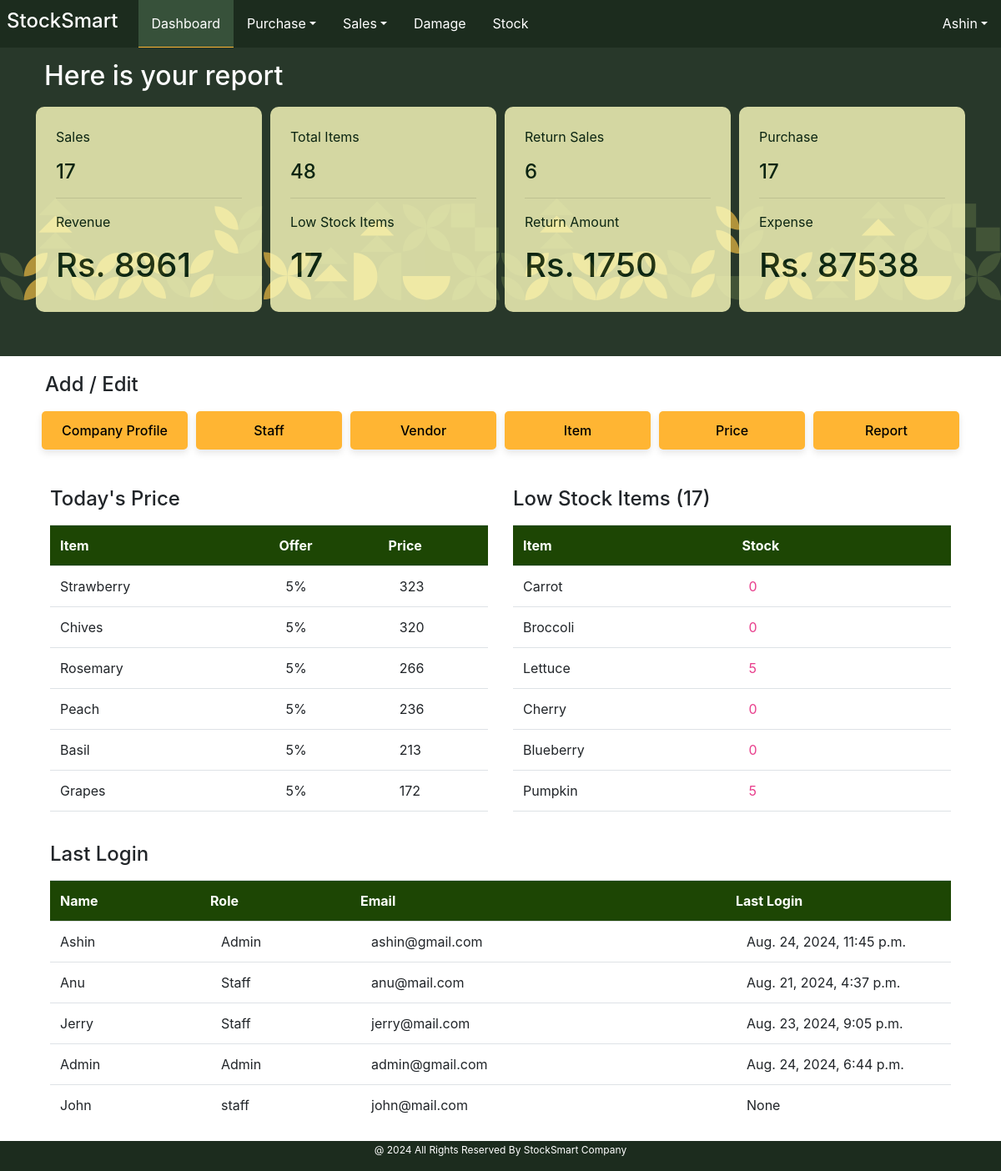
The page /index/ (signed in) on the database its author committed.
### User/models.py (models this page shows)
class User(AbstractUser):
    MY_ROLES =[
        ('Admin','Admin'),
        ('Staff','Staff'),
    ]
    role = models.CharField(max_length=50, choices=MY_ROLES)

### Core/models.py (models this page shows, shortened)
class priceTable(models.Model):
    pt_item = models.OneToOneField(itemTable, on_delete=models.CASCADE)
    pt_sellingPrice = models.DecimalField(max_digits=10, decimal_places=2, null=True, blank=True, default=0)
    pt_tax = models.PositiveIntegerField(null=True, blank=True, default=0)
    pt_offer = models.PositiveIntegerField(null=True, blank=True, default=0)
    pt_timestamp = models.DateTimeField(auto_now_add=True)

class itemTable(models.Model):
    UNIT_CHOICES = [
        ('Kilogram', 'Kg'),
        ('Pieces', 'Pcs'),
    ]
    CATEGORY_CHOICE = [
        ('Vegetables', 'Veg'),
        ('Fruits', 'Fru'),
    ]
    item_name = models.CharField(max_length=50, null=True, blank=True, unique=True)
    item_category = models.CharField(max_length=50, choices=CATEGORY_CHOICE)
    item_unit = models.CharField(max_length=15, choices=UNIT_CHOICES)

### User/views.py (the view)
# urls.py: path('index/', views.index, name="index"),
@login_required
@admin_required
def index(request):
    if request.user.role == "Admin":
        base_template = 'user/Index.html'
    elif request.user.role == "Staff":
        base_template = 'user/staff_index.html'
    else:
        base_template = 'user/trial_success.html'
    low_stock_count, item_count, category_count = product_details()
    sorted_items = todays_offer()
    low_stock_list = lowstock_list()
    active_user_list = user_activity()
    purchaseSum, purchaseNo = purchase_overview()
    salesSum, salesNo, salesReturnSum, salesReturnNo = sales_overview()
    context ={
        'base_template': base_template,
        'user': request.user,
        'low_stock_list': low_stock_list,
        'low_stock_count':low_stock_count,
        'item_count':item_count,
        'category_count':category_count,
        'sorted_items':sorted_items,
        'active_user_list':active_user_list,
        'purchaseSum':purchaseSum,
        'purchaseNo':purchaseNo,
        'salesSum': salesSum,
        'salesNo': purchaseNo,
        'salesReturnSum': salesReturnSum,
        'salesReturnNo': salesReturnNo,
    }
    return render(request, "user/Index.html", context)

### User/utils.py (called while the page is built)
def product_details():
    stockdata =stockTable.objects.all()
    itemdata =itemTable.objects.all()
    stockappendNo=[]
    itemappendName=[]
    itemappendCategory=[]
    for i in itemdata:
        itemappendCategory.append(i.item_category)
        itemappendName.append(i.item_name)
    for i in stockdata:
        if i.st_remainingStock < 10:
            stockappendNo.append(i.st_item.item_name)
    return len(stockappendNo),len(itemappendName), len(set(itemappendCategory))

def todays_offer():
    price_data = priceTable.objects.all()
    offer_list = []
    for i in price_data:
        if i.pt_sellingPrice and i.pt_tax and i.pt_offer:
            try:
                selling_price = Decimal(i.pt_sellingPrice)
                tax = (Decimal(i.pt_tax) / 100) * selling_price
                offer = (Decimal(i.pt_offer) / 100) * selling_price
                offer_amount = selling_price + tax - offer
                i.calculated_price = int(offer_amount)
                offer_list.append((offer, i))
            except (ValueError, Decimal.InvalidOperation) as e:
                continue
    offer_list.sort(reverse=True, key=lambda x: x[0])
    sorted_items = [item for _, item in offer_list]
    return sorted_items

def lowstock_list():
    stockdata= stockTable.objects.all()
    stockappendList=[]
    for i in stockdata:
        if i.st_remainingStock < 10:
            stockappendList.append((i.st_item.item_name,i.st_remainingStock))
    return stockappendList

def user_activity():
    userdata = User.objects.all()
    userlist=[]
    for i in userdata:
        userlist.append((i.username, i.last_login, i.email, i.role, i.is_active))
    return userlist

def purchase_overview():
    products_data = confirmPurchaseItemTable.objects.all()
    purchaseSum = 0
    purchaseNo = set()
    for j in products_data:
        if j.cpit_billNum:
            purchaseNo.add(j.cpit_billNum)
        if j.cpit_Amount:
            purchaseSum += int(j.cpit_Amount)
    return purchaseSum, len(purchaseNo)

### templates/user/Index.html (shortened to what this page needs)
<!DOCTYPE html>
{%load static%}
<html lang="en">
<head>
    <link href="https://maxcdn.bootstrapcdn.com/bootstrap/4.5.2/css/bootstrap.min.css" rel="stylesheet">
    <link href="https://cdnjs.cloudflare.com/ajax/libs/font-awesome/6.0.0-beta3/css/all.min.css" rel="stylesheet">
    <link href="{% static 'assets/style.css' %}" rel="stylesheet">
</head>
<body>
<nav class="navbar navbar-expand-lg bg-success fixed-top">
    <h3 class="navbar-brand px-2" style="color:FFB533 !important;">StockSmart </h3>
        <div class=" collapse navbar-collapse my-0 justify-content-center" id="navbarNav" style="text-align: center;">
            <ul class="navbar-nav">
                <li id="homeBtn" class="nav-item ">
                    <a  class="nav-link" href="{% url 'index' %}">Dashboard</a>
                </li>
                <li class=" nav-item dropdown">
                    <a class="nav-link dropdown-toggle" href="#" id="navbarPurchaseDropdown" role="button" data-toggle="dropdown" aria-haspopup="true" aria-expanded="false">Purchase</a>
                </li>
                <li class="nav-item dropdown">
                    <a class="nav-link dropdown-toggle" href="#" id="navbarSalesDropdown" role="button" data-toggle="dropdown" aria-haspopup="true" aria-expanded="false">Sales</a>
                </li>
                <li id="navbarDamageDropdown" class="nav-item ">
                    <a  class="nav-link" href="{% url 'damage' %}">Damage</a>
                </li>
                <li id="navbarStockDropdown" class="nav-item ">
                    <a  class="nav-link" href="{% url 'stock_list' %}">Stock</a>
                </li>
            </ul>
                    <ul class="navbar-nav ml-auto">
                        <li class="nav-item dropdown">
                            <a class="nav-link dropdown-toggle" href="#" id="navbarUserDropdown" role="button" data-toggle="dropdown" aria-haspopup="true" aria-expanded="false">{{ user.username }}</a>
                        </li>
                    </ul>
                </div>
</nav>
{% block content %}
            <div class="">
                <div class="banner col-12 ">
                    <div class="container mb-3 p-2 d-flex flex-wrap">
                         <div class="col-12">
                             <br>
                             <p>Welcome, {{ user.username }} </P>
                             <H2>Here is your report </h2>
                        </div>
                        <div class="top-fig col flex-row  p-4">
                            <p>Sales</p>
                            <h4>{{salesNo}}</h4>
                            <hr>
                            <p>Revenue</p>
                            <h1>Rs. {{salesSum}}</h1>
                        </div>
                        <div class="top-fig col   p-4">
                            <p>Total Items</p>
                            <h4>{{item_count}}</h4>
                            <hr>
                            <p>Low Stock Items</p>
                            <h1>{{low_stock_count}}</h1>
                        </div>
                        <div class="top-fig col p-4">
                            <p>Return Sales</p>
                            <h4>{{salesReturnNo}}</h4>
                            <hr>
                            <p>Return Amount</p>
                            <h1>Rs. {{salesReturnSum}}</h1>
                        </div>
                        <div class="top-fig col  p-4">
                            <p>Purchase</p>
                            <h4>{{purchaseNo}}</h4>
                            <hr>
                            <p>Expense</p>
                            <h1>Rs. {{purchaseSum}}</h1>
                       </div>
                    </div>
                    <br>
                </div>
            </div>
                <div class="cc py-3 pb-4">
                    <h4 class="container px-4 p-1">Add / Edit</h4>
                    <div class="container d-flex">
                    <div class="col btn btn-add"><a href="{% url 'company_pg' %}">Company Profile</a></div>
                    <div class="col btn btn-add"><a href="{% url 'staff_pg' %}">Staff</a></div>
                    <div class="col btn btn-add"><a href="{% url 'vendor_pg' %}">Vendor</a></div>
                    <div class="col btn btn-add"><a href="{% url 'item_pg' %}">Item</a></div>
                    <div class="col btn btn-add"><a href="{% url 'price_pg' %}">Price</a></div>
                    <div class="col btn btn-add"><a href="{% url 'report' %}">Report</a></div>
                    </div>
                </div>
<div class="container d-flex flex-wrap">
    <div class="col-6 Dash-Price-card ">
        <div class="my-3">
            <h4>Today's Price</h4>
        </div>
        <div>
            <table class="table table-hover" >
             <tr >
                <th class="headerx  col-6" scope="col">Item</th>
                <th class="headerx " scope="col">Offer</th>
                <th class="headerx " scope="col">Price</th>
            </tr>
            </table>
                <div class="" style="height: 300px; overflow: auto;">
                    <table class="table table-hover" >
                {% for i in sorted_items %}
                <tr>
                <td class=" col-6">{{i.pt_item.item_name}}</td>
                <td class=" col-3" style="padding-left: 20px;">{{i.pt_offer}}%</td>
                <td class=" col-3" style="padding-left: 25px;">{{i.calculated_price}}</td>
                </tr>
                {% endfor %}
                    </table>
                </div>
        </div>
    </div>
    <div class="col-6 Dash-Price-card ">
        <div class="my-3">
            <h4>Low Stock Items ({{low_stock_count}})</h4>
        </div>
        <div>
            <table class="table table-hover" >
             <tr >
                <th class="headerx  col-6" scope="col">Item</th>
                <th class="headerx col-6" scope="col">Stock</th>
            </tr>
            </table>
                <div class="" style="height: 300px; overflow: auto;">
                    {% if low_stock_list %}
                    <table class="table table-hover" >
                {% for i in low_stock_list %}
                <tr>
                <td class=" col-6">{{i.0}} </td>
                <td class=" col-6 text-pink" style="padding-left: 20px;">{{i.1}}</td>
                </tr>
                {% endfor %}
                    </table>
                    {% else %}
                    <p>No item with Low stock </p>
                    {% endif %}
                </div>
        </div>
    </div>
<div class="col-12 Dash-Price-card mt-3">
        <div class="my-3">
            <h4>Last Login</h4>
        </div>
        <div>
            <table class="table table-hover" >
             <tr >
                 <th class="headerx  col-2" scope="col">Name</th>
                <th class="headerx col-2" scope="col">Role</th>
                <th class="headerx col-5" scope="col">Email</th>
                 <th class="headerx col-3" scope="col">Last Login</th>
            </tr>
            </table>
                <div class="" style="height: 300px; overflow: auto;">
                    <table class="table table-hover" >
                {% for i in active_user_list %}
                <tr>
                <td class=" col-2">{{i.0}}</td>
                <td class=" col-2" style="padding-left: 25px;">{{i.3}}</td>
                <td class=" col-5" style="padding-left: 25px;">{{i.2}}</td>
                    <td class=" col-3" style="padding-left: 25px;">{{i.1}}</td>
                </tr>
                {% endfor %}
                    </table>
                </div>
        </div>
    </div>
    </div>
            {% endblock %}
<div class="footer bg-success">
    <p>@ 2024 All Rights Reserved By StockSmart Company</p>
</div>
</body>
</html>

### static/assets/style.css (style rules this page uses)
.activex { color: #FFB533 !important; border-bottom: 1px solid #FFB533 !important; background-color: #37513A !important; }
.nav-item { border-bottom: 1px solid #1C2C1E; }
.alert-success, .bg-success, .text-success, .border-success { background-color: #1C2C1E !important; color: #ffffff !important; border-color: #your-border-color !important; }
body { overflow-x: hidden; height: 95vh; margin-bottom: 20px; }
a { text-decoration: none !important; }
table { margin-bottom: 0px !important; }
.navbar { padding: 0Px !important; }
.nav-item { padding: .5rem .5rem; }
.navbar-brand { font-size: 1.5rem !important; }
.navbar a { color: #ffffff !important; text-decoration: none !important; }
.navbar a:active, { border-color: #your-new-active-border-color; color: #FFCC7B !important; }
.btn-add { background-color: #FFB533 !important; margin: 5px; padding: 10px 5px; border-radius: 5px; text-align: center; font-size: 1rem; box-shadow: 0 4px 8px 0 rgba(0, 0, 0, 0.1); }
.btn-add a { color: #000000 !important; font-weight: 500; }
.top-fig { margin: 10px 5px 5px 5px; background-color: #FFFFC0; opacity: 0.8; border-radius: 10px; color: rgb(4, 32, 12); }
.banner { background-image: url("../images/bg-02.svg"); background-color: #28382A; color: #ffffff; }
.headerx { background-color: rgb(29, 70, 4) !important; color: #fdfffa !important; }
td { background: rgba(227, 255, 227, 0) !important; }
th { background:rgba(227, 255, 227, 0) !important; }
.footer { position: fixed; left: 0; bottom: 0px; width: 100%; color: white; text-align: center; padding-top : 2px; font-size: 12px; }
.text-pink { color: #e83e8c; }
ul { padding-left: 0; list-style-type: none; margin-bottom: 0; }
li { padding-top: 3px; }

### rows shown on the page
User: username "Ashin", username "Ashin", role "Admin", email "ashin@gmail.com", last_login "Aug. 24, 2024, 11:45 p.m."
priceTable: pt_item.item_name "Strawberry", pt_offer "5", calculated_price "323"
priceTable: pt_item.item_name "Chives", pt_offer "5", calculated_price "320"
priceTable: pt_item.item_name "Rosemary", pt_offer "5", calculated_price "266"
priceTable: pt_item.item_name "Peach", pt_offer "5", calculated_price "236"
priceTable: pt_item.item_name "Basil", pt_offer "5", calculated_price "213"
priceTable: pt_item.item_name "Grapes", pt_offer "5", calculated_price "172"
itemTable: item_name "Carrot"
itemTable: item_name "Broccoli"
itemTable: item_name "Lettuce"
itemTable: item_name "Cherry"
itemTable: item_name "Blueberry"
itemTable: item_name "Pumpkin"
User: username "Anu", role "Staff", email "anu@mail.com", last_login "Aug. 21, 2024, 4:37 p.m."
User: username "Jerry", role "Staff", email "jerry@mail.com", last_login "Aug. 23, 2024, 9:05 p.m."
User: username "Admin", role "Admin", email "admin@gmail.com", last_login "Aug. 24, 2024, 6:44 p.m."
User: username "John", role "staff", email "john@mail.com"

### other values the page prints
{{ salesNo }} "17"
{{ salesSum }} "8961"
{{ item_count }} "48"
{{ low_stock_count }} "17"
{{ salesReturnNo }} "6"
{{ salesReturnSum }} "1750"
{{ purchaseNo }} "17"
{{ purchaseSum }} "87538"
{{ i.1 }} "0" "0" "5" "0" "0" "5"
{{ i.1 }} "None"
